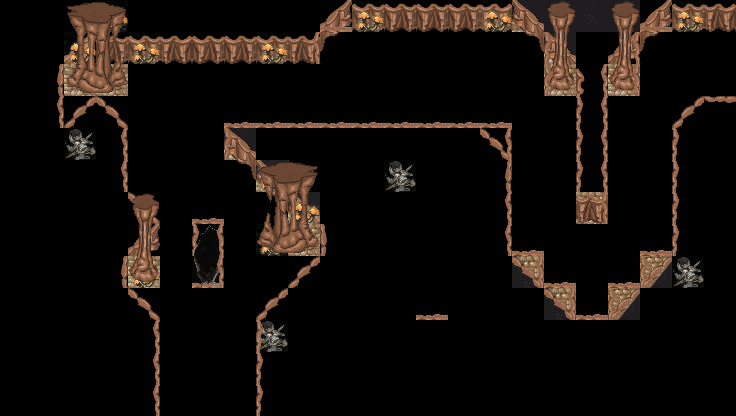

The image is a tile-based game level rendered from a .tmx file. Its description and source (layers, tilesets, objects; grid data summarised) follow:
An orthogonal 23x13 tile map with 32x32 px tiles, 6 tile layers (Walls, Wall2, Plants, InvisibleWall, ...), 1 hidden layer not drawn, 4 tilesets.

<map version="1.0" orientation="orthogonal" renderorder="right-down" width="23" height="13" tilewidth="32" tileheight="32" nextobjectid="1">
 <tileset firstgid="1" name="BrownCave" tilewidth="32" tileheight="32" tilecount="64" columns="8">
  <image source="BrownCave.png" width="256" height="256" />
  <tile id="8">
   <properties>
    <property name="blocked" type="bool" value="true" />
   </properties>
  </tile>
 </tileset>
 <tileset firstgid="65" name="Objects" tilewidth="32" tileheight="32" tilecount="256" columns="16">
  <image source="Objects.png" width="512" height="512" />
 </tileset>
 <tileset firstgid="321" name="withSlantBorders" tilewidth="32" tileheight="32" tilecount="1050" columns="30">
  <image source="withSlantBorders.jpg" width="960" height="1120" />
 </tileset>
 <tileset firstgid="1371" name="uppertile" tilewidth="32" tileheight="32" tilecount="1" columns="1">
  <image source="uppertile.png" width="37" height="33" />
 </tileset>
 <layer name="Background" width="23" height="13" visible="0">
  <data>[299 cells, 295 non-empty, 8 distinct tile ids]</data>
 </layer>
 <layer name="Walls" width="23" height="13">
  <properties>
   <property name="blocked" type="bool" value="true" />
  </properties>
  <data>[299 cells, 77 non-empty, 18 distinct tile ids]</data>
 </layer>
 <layer name="Wall2" width="23" height="13">
  <properties>
   <property name="blocked" type="bool" value="true" />
  </properties>
  <data>[299 cells, 8 non-empty, 3 distinct tile ids]</data>
 </layer>
 <layer name="Plants" width="23" height="13">
  <data>[299 cells, 12 non-empty, 2 distinct tile ids]</data>
 </layer>
 <layer name="InvisibleWall" width="23" height="13">
  <properties>
   <property name="blocked" type="bool" value="true" />
  </properties>
  <data>[299 cells, 15 non-empty, 3 distinct tile ids]</data>
 </layer>
 <layer name="Objects" width="23" height="13">
  <data>[299 cells, 32 non-empty, 21 distinct tile ids]</data>
 </layer>
 <layer name="InvisibleWall2" width="23" height="13">
  <properties>
   <property name="blocked" type="bool" value="true" />
  </properties>
  <data>[299 cells, 10 non-empty, 3 distinct tile ids]</data>
 </layer>
</map>
